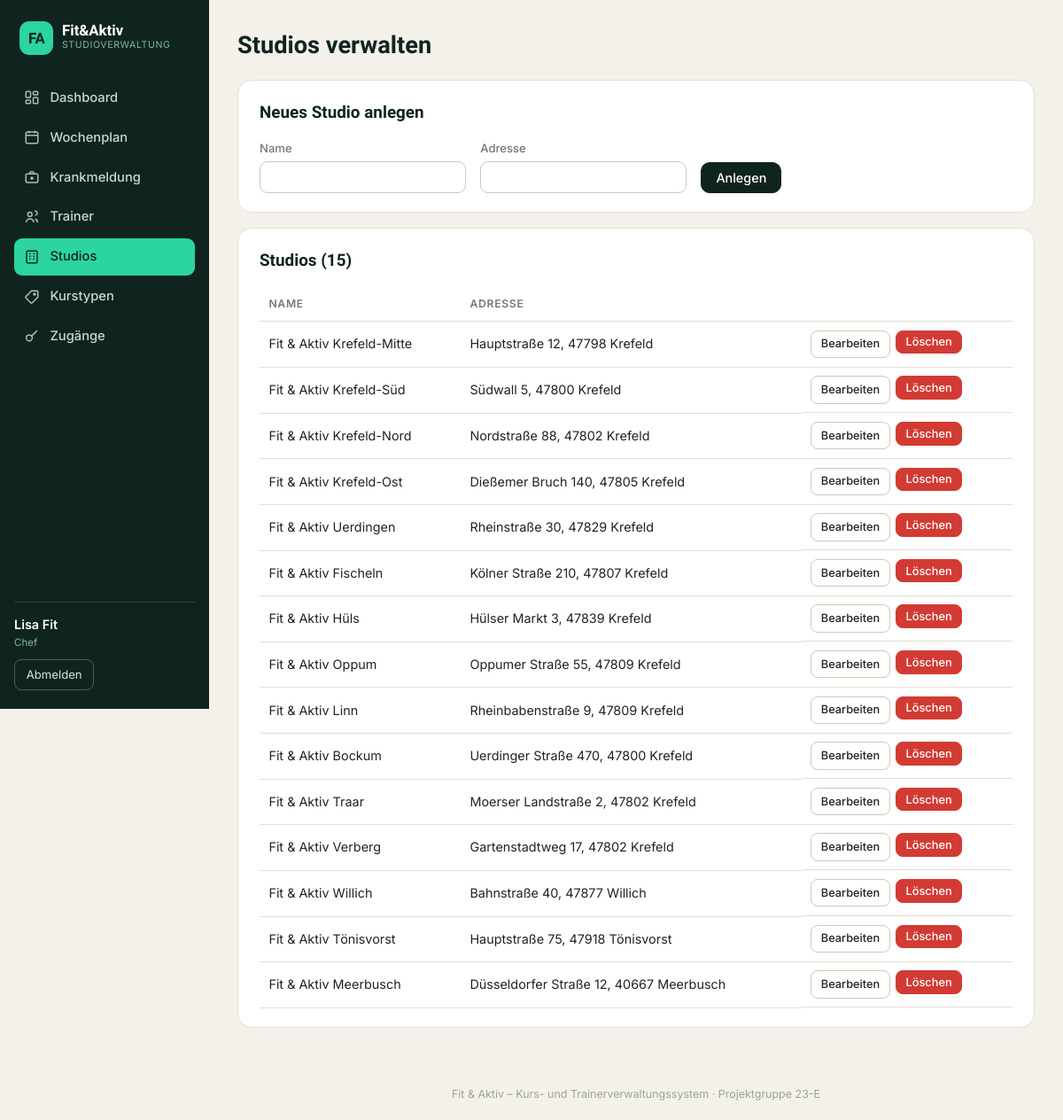
Screenshot of /verwaltung/studios (signed in) with the database file from the repository.
### tables this page shows
CREATE TABLE users (
    id        INTEGER PRIMARY KEY AUTOINCREMENT,
    username  TEXT    NOT NULL UNIQUE,
    password  TEXT    NOT NULL,            -- gehashtes Passwort
    rolle     TEXT    NOT NULL CHECK (rolle IN ('chef','manager','trainer')),
    name      TEXT    NOT NULL,
    trainerId INTEGER REFERENCES trainer(id),  -- nur bei Rolle 'trainer'
    studioId  INTEGER REFERENCES studios(id)   -- nur bei Rolle 'manager'
);

CREATE TABLE studios (
    id      INTEGER PRIMARY KEY AUTOINCREMENT,
    name    TEXT NOT NULL,
    adresse TEXT
);

### backend/app.py (the view, shortened to what this page needs)
@app.route("/verwaltung/studios", methods=["GET", "POST"])
@role_required("chef")
def verwaltung_studios():
    studios = db.query("SELECT * FROM studios ORDER BY id")
    return render_template("verwaltung_studios.html", studios=studios)

### backend/app.py (called while the page is built)
@app.before_request
def lade_benutzer():
    g.user = None
    uid = session.get("uid")
    if uid is not None:
        g.user = db.query("SELECT * FROM users WHERE id=?", (uid,), one=True)

def role_required(*rollen):
    def deco(view):
        @wraps(view)
        def wrapped(*args, **kwargs):
            if g.user is None:
                return redirect(url_for("login"))
            if g.user["rolle"] not in rollen:
                abort(403)
            return view(*args, **kwargs)
        return wrapped
    return deco

@app.context_processor
def inject_constants():
    return dict(TAGE=domain.TAGE, TAGE_KURZ=domain.TAGE_KURZ,
                SLOTS=domain.SLOTS, akt_kw=domain.aktuelle_kw())

### backend/db.py (called while the page is built)
def get_db():
    if "db" not in g:
        g.db = sqlite3.connect(DB_PATH)
        g.db.row_factory = sqlite3.Row          # Zugriff per Spaltenname
        g.db.execute("PRAGMA foreign_keys = ON")
    return g.db

def query(sql, args=(), one=False):
    cur = get_db().execute(sql, args)
    rows = cur.fetchall()
    cur.close()
    return (rows[0] if rows else None) if one else rows

### backend/domain.py (called while the page is built)
def aktuelle_kw():
    return date.today().isocalendar()[1]

### frontend/templates/verwaltung_studios.html (shortened to what this page needs)
{% extends "base.html" %}
{% block content %}
<div class="page-head"><h1>Studios verwalten</h1></div>
<div class="card">
  <h2>Neues Studio anlegen</h2>
  <form method="post" class="form-grid">
    <label>Name <input type="text" name="name" required></label>
    <label>Adresse <input type="text" name="adresse"></label>
    <button class="btn btn-primary" type="submit">Anlegen</button>
  </form>
</div>
<div class="card">
  <h2>Studios ({{ studios|length }})</h2>
  <table class="data">
    <thead><tr><th>Name</th><th>Adresse</th><th></th></tr></thead>
    <tbody>
      {% for s in studios %}
      <tr>
        <td>{{ s.name }}</td>
        <td>{{ s.adresse or '–' }}</td>
        <td class="row-actions">
          <details>
            <summary class="btn btn-small">Bearbeiten</summary>
          </details>
          <form method="post" onsubmit="return confirm('Studio wirklich löschen?');" style="display:inline">
            <button class="btn btn-small btn-danger" type="submit">Löschen</button>
          </form>
        </td>
      </tr>
      {% endfor %}
    </tbody>
  </table>
</div>
{% endblock %}

### frontend/templates/base.html (shortened to what this page needs)
<!DOCTYPE html>
<html lang="de">
<head>
  <link rel="stylesheet" href="{{ url_for('static', filename='style.css') }}">
</head>
<body>
{% macro nav(endpoint, label, icon) %}
  <a href="{{ url_for(endpoint) }}" class="{{ 'active' if request.endpoint == endpoint }}">
    {{ icon|safe }}<span>{{ label }}</span>
  </a>
{% endmacro %}
{% if g.user %}
<div class="layout">
  <aside class="sidebar">
    <div class="sb-brand">
      <div class="sb-mark">FA</div>
      <div><div class="sb-name">Fit&amp;Aktiv</div><div class="sb-tag">Studioverwaltung</div></div>
    </div>
    <nav class="sb-nav">
      {% if g.user.rolle == 'chef' %}
        {{ nav('dashboard','Dashboard', ic_dash) }}
        {{ nav('wochenplan','Wochenplan', ic_cal) }}
        {{ nav('krankmeldung','Krankmeldung', ic_med) }}
        {{ nav('verwaltung_trainer','Trainer', ic_user) }}
        {{ nav('verwaltung_studios','Studios', ic_build) }}
        {{ nav('verwaltung_kurse','Kurstypen', ic_tag) }}
        {{ nav('verwaltung_zugaenge','Zugänge', ic_key) }}
      {% elif g.user.rolle == 'manager' %}
        {{ nav('dashboard','Dashboard', ic_dash) }}
        {{ nav('wochenplan','Wochenplan', ic_cal) }}
        {{ nav('krankmeldung','Krankmeldung', ic_med) }}
      {% else %}
        {{ nav('mein_plan','Mein Wochenplan', ic_cal) }}
      {% endif %}
    </nav>
    <div class="sb-foot">
      <div class="sb-user">{{ g.user.name }}</div>
      <div class="sb-role">{{ {'chef':'Chef','manager':'Studio-Manager','trainer':'Trainer'}[g.user.rolle] }}</div>
      <a class="sb-logout" href="{{ url_for('logout') }}">Abmelden</a>
    </div>
  </aside>
  <div class="main">
    <div class="content">
      {% block content %}{% endblock %}
    </div>
    <footer class="pagefoot">Fit &amp; Aktiv – Kurs- und Trainerverwaltungssystem &middot; Projektgruppe 23-E</footer>
  </div>
</div>
{% else %}
  {% block content_anon %}{% endblock %}
{% endif %}
</body>
</html>

### frontend/static/style.css (style rules this page uses)
:root { --ink:#10241f; --ink-2:#163a30; --akzent:#2bd4a0; --akzent-tief:#0f9e76; --sand:#f3f1ea; --linie:#e2ded3; --linie-2:#cfc9ba; --text:#1d2522; --text-leise:#6f7a72; --plan-normal:#2f6fd0; --plan-vertretung:#e08a1e; --plan-ausfall:#d23b34; }
* { box-sizing:border-box }
html,body { height:100% }
body { margin:0; font-family:"Inter",system-ui,Arial,sans-serif; color:var(--text); background:var(--sand); line-height:1.55; }
h1,h2,h3,.logo { font-family:"Sora","Inter",sans-serif }
.layout { display:flex;min-height:100vh }
.sidebar { width:236px;flex-shrink:0;background:var(--ink);color:#dfeee7; display:flex;flex-direction:column;padding:1.3rem 1rem; position:sticky;top:0;height:100vh; }
.sb-brand { display:flex;align-items:center;gap:.6rem;padding:.2rem .4rem 1.3rem }
.sb-mark { width:38px;height:38px;border-radius:11px;flex-shrink:0; background:var(--akzent);color:var(--ink);font-family:"Sora";font-weight:700; display:flex;align-items:center;justify-content:center;font-size:1.05rem; }
.sb-name { font-family:"Sora";font-weight:700;font-size:1.05rem;color:#fff;line-height:1 }
.sb-tag { font-size:.66rem;color:#7fb6a4;letter-spacing:.06em;text-transform:uppercase }
.sb-nav { display:flex;flex-direction:column;gap:.18rem;margin-top:.4rem }
.sb-nav a { display:flex;align-items:center;gap:.7rem;color:#c4d9d1;text-decoration:none; padding:.6rem .7rem;border-radius:9px;font-size:.92rem;font-weight:500; }
.sb-nav a svg { width:18px;height:18px;flex-shrink:0;opacity:.85 }
.sb-nav a.active { background:var(--akzent);color:var(--ink) }
.sb-nav a.active svg { opacity:1 }
.sb-foot { margin-top:auto;border-top:1px solid rgba(255,255,255,.12);padding-top:.9rem }
.sb-user { font-size:.9rem;font-weight:600;color:#fff }
.sb-role { font-size:.72rem;color:#7fb6a4;margin-bottom:.6rem }
.sb-logout { display:inline-flex;align-items:center;gap:.4rem;color:#cfe7df;text-decoration:none; border:1px solid rgba(255,255,255,.25);padding:.4rem .8rem;border-radius:8px;font-size:.82rem; }
.main { flex:1;min-width:0;display:flex;flex-direction:column }
.content { padding:1.8rem 2rem;max-width:1120px;width:100% }
.pagefoot { margin-top:auto;text-align:center;color:#9aa39b;font-size:.78rem;padding:1.2rem }
.page-head { margin-bottom:.4rem }
.page-head h1 { margin:.1rem 0;font-size:1.7rem;font-weight:700;color:var(--ink) }
.card { background:#fff;border:1px solid var(--linie);border-radius:16px; padding:1.3rem 1.5rem;margin:1.1rem 0; }
.card h2 { margin-top:0;font-size:1.18rem;font-weight:600;color:var(--ink) }
.btn { display:inline-flex;align-items:center;gap:.4rem;border:1px solid var(--linie-2); background:#fff;color:var(--text);padding:.5rem 1rem;border-radius:10px;cursor:pointer; text-decoration:none;font-size:.9rem;font-weight:500;font-family:inherit; }
.btn-primary { background:var(--ink);border-color:var(--ink);color:#fff }
.btn-danger { background:var(--plan-ausfall);border-color:var(--plan-ausfall);color:#fff }
.btn-small { padding:.3rem .65rem;font-size:.8rem;border-radius:8px }
.form-grid { display:flex;gap:1rem;align-items:flex-end;flex-wrap:wrap }
label { font-size:.82rem;color:var(--text-leise);display:flex;flex-direction:column;gap:.3rem;font-weight:500 }
input[type=text],input[type=password],input[type=date],input[type=number],select { padding:.5rem .6rem;border:1px solid var(--linie-2);border-radius:9px; font-size:.92rem;background:#fff;font-family:inherit;color:var(--text); }
table.data { width:100%;border-collapse:collapse;font-size:.9rem }
table.data th,table.data td { border-bottom:1px solid var(--linie);padding:.6rem .65rem;text-align:left }
table.data thead th { color:var(--text-leise);font-size:.76rem;text-transform:uppercase;letter-spacing:.06em;font-weight:600 }
.row-actions { display:flex;gap:.4rem;align-items:flex-start;flex-wrap:wrap }
details summary { display:inline-block;list-style:none;cursor:pointer }

### rows the page displays
users: user.name "Lisa Fit", rolle "Chef"
studios: name "Fit & Aktiv Krefeld-Mitte", adresse "Hauptstraße 12, 47798 Krefeld"
studios: name "Fit & Aktiv Krefeld-Süd", adresse "Südwall 5, 47800 Krefeld"
studios: name "Fit & Aktiv Krefeld-Nord", adresse "Nordstraße 88, 47802 Krefeld"
studios: name "Fit & Aktiv Krefeld-Ost", adresse "Dießemer Bruch 140, 47805 Krefeld"
studios: name "Fit & Aktiv Uerdingen", adresse "Rheinstraße 30, 47829 Krefeld"
studios: name "Fit & Aktiv Fischeln", adresse "Kölner Straße 210, 47807 Krefeld"
studios: name "Fit & Aktiv Hüls", adresse "Hülser Markt 3, 47839 Krefeld"
studios: name "Fit & Aktiv Oppum", adresse "Oppumer Straße 55, 47809 Krefeld"
studios: name "Fit & Aktiv Linn", adresse "Rheinbabenstraße 9, 47809 Krefeld"
studios: name "Fit & Aktiv Bockum", adresse "Uerdinger Straße 470, 47800 Krefeld"
studios: name "Fit & Aktiv Traar", adresse "Moerser Landstraße 2, 47802 Krefeld"
studios: name "Fit & Aktiv Verberg", adresse "Gartenstadtweg 17, 47802 Krefeld"
studios: name "Fit & Aktiv Willich", adresse "Bahnstraße 40, 47877 Willich"
studios: name "Fit & Aktiv Tönisvorst", adresse "Hauptstraße 75, 47918 Tönisvorst"
studios: name "Fit & Aktiv Meerbusch", adresse "Düsseldorfer Straße 12, 40667 Meerbusch"

### other values shown
{{ label }} "Dashboard Wochenplan Krankmeldung Trainer Studios Kurstypen Zugänge"
{{ studios|length }} "15"
